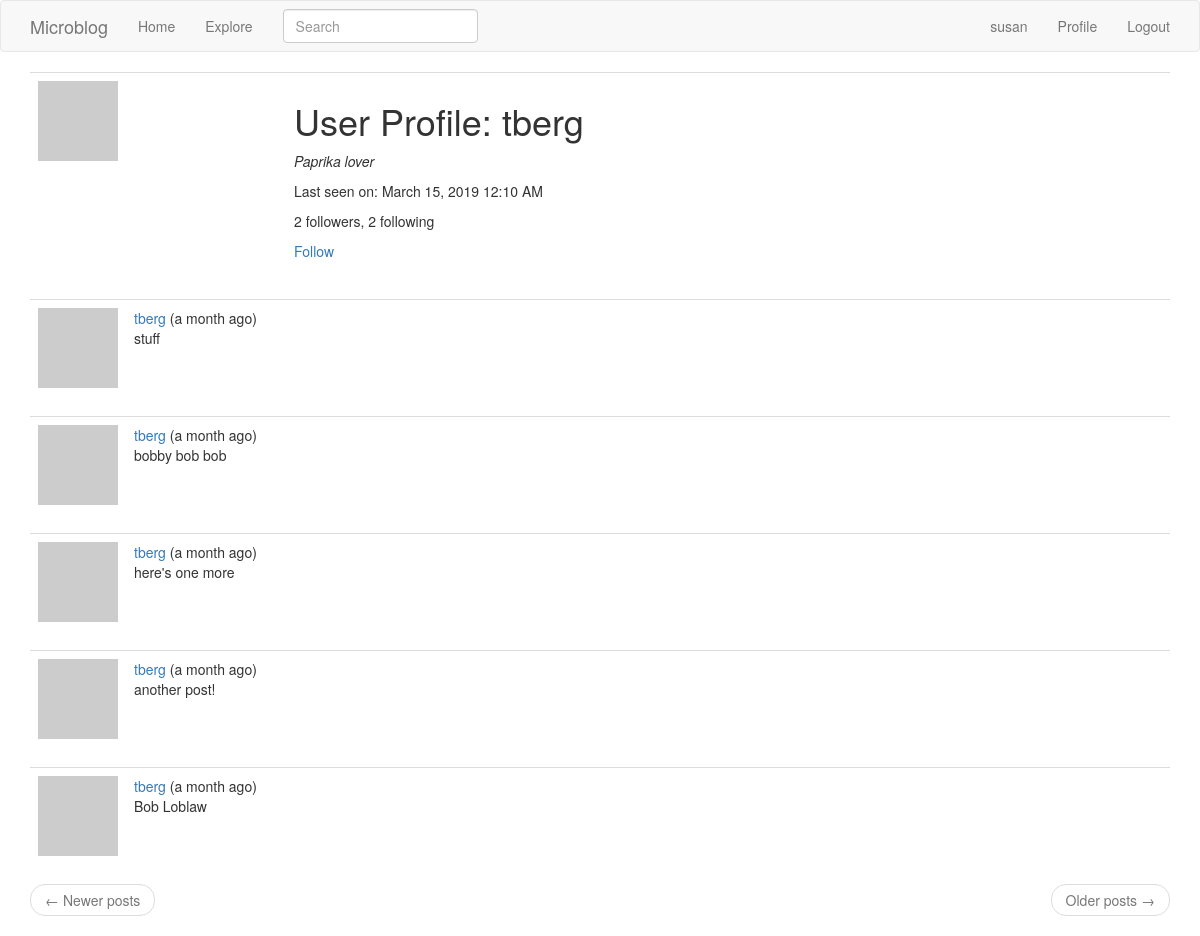
/user/tberg (signed in), run on an earlier commit of the app's database.
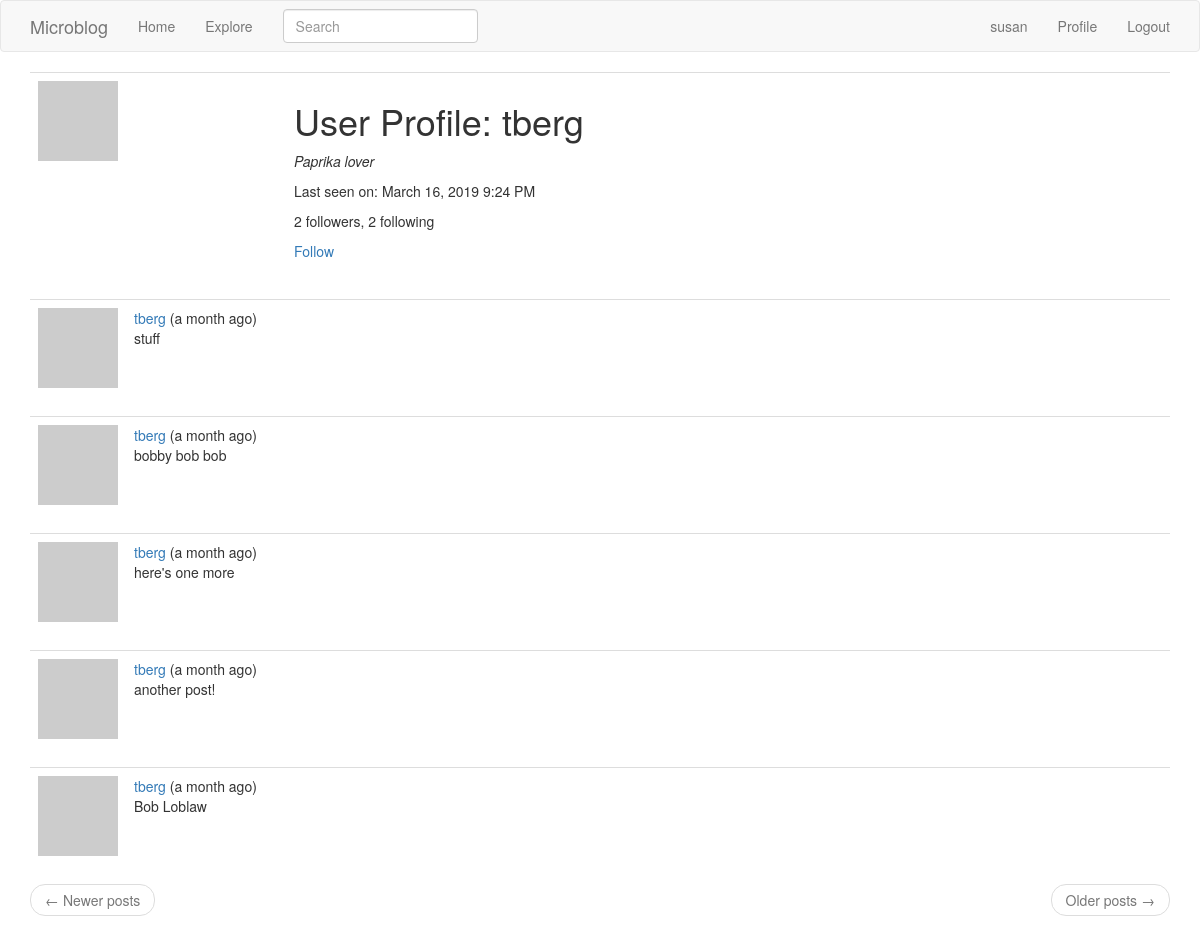
And on a later commit of the database.
### app/models.py (models this page shows, shortened)
class User(UserMixin, db.Model):
    id = db.Column(db.Integer, primary_key=True)
    username = db.Column(db.String(32), index=True, unique=True)
    email = db.Column(db.String(128), index=True, unique=True)
    password_hash = db.Column(db.String(128))
    posts = db.relationship('Post', backref='author', lazy='dynamic')
    about_me = db.Column(db.String(140))
    last_seen = db.Column(db.DateTime, default=datetime.utcnow)
    followed = db.relationship(
        'User', secondary=followers,
        primaryjoin=(followers.c.follower_id == id),  # the 'c' attribute of any table contains its columns
        secondaryjoin=(followers.c.followed_id == id),
        backref=db.backref('followers', lazy='dynamic'),
        lazy='dynamic')
    def avatar(self, size):
        digest = md5(self.email.lower().encode('utf-8')).hexdigest()  # returns a string hex code
        return 'https://www.gravatar.com/avatar/{}?s={}&d=identicon'.format(digest, size)
    def is_following(self, user):
        return self.followed.filter(followers.c.followed_id == user.id).count() > 0

class SearchableMixin(object):
    @classmethod
    def before_commit(cls, session):
        session._changes = {
            'add': [obj for obj in session.new if isinstance(obj, cls)],
            'update': [obj for obj in session.dirty if isinstance(obj, cls)],
            'delete': [obj for obj in session.deleted if isinstance(obj, cls)],
            }
    @classmethod
    def after_commit(cls, session):
        for obj in session._changes['add']:
            if isinstance(obj, SearchableMixin):
                add_to_index(obj.__tablename__, obj)
        for obj in session._changes['update']:
            if isinstance(obj, SearchableMixin):
                add_to_index(obj.__tablename__, obj)
        for obj in session._changes['delete']:
            if isinstance(obj, SearchableMixin):
                remove_from_index(obj.__tablename__, obj)
        session._changes = None

class Post(SearchableMixin, db.Model):
    __searchable__ = ['body']
    id = db.Column(db.Integer, primary_key=True)
    body = db.Column(db.String(140))
    timestamp = db.Column(db.DateTime, index=True, default=datetime.utcnow)
    user_id = db.Column(db.Integer, db.ForeignKey('user.id'))
    language = db.Column(db.String(5))

### app/main/routes.py (the view)
@bp.route('/user/<username>')
@login_required
def user(username):
    user = User.query.filter_by(username=username).first_or_404()  # if user isn't found, return a 404 error
    page = request.args.get('page', 1, type=int)
    posts = user.posts.order_by(Post.timestamp.desc()).paginate(page, current_app.config['POSTS_PER_PAGE'], False)
    next_url = url_for('main.user', username=user.username, page=posts.next_num) if posts.has_next else None
    prev_url = url_for('main.user', username=user.username, page=posts.prev_num) if posts.has_prev else None
    return render_template('user.html', user=user, posts=posts.items, next_url=next_url, prev_url=prev_url)

### app/main/forms.py
class SearchForm(FlaskForm):
    q = StringField(_l('Search'), validators=[DataRequired()])
    def __init__(self, *args, **kwargs):
        if 'formdata' not in kwargs:
            kwargs['formdata'] = request.args
        if 'csrf_enabled' not in kwargs:
            kwargs['csrf_enabled'] = False
        super(SearchForm, self).__init__(*args, **kwargs)

### app/main/routes.py (called while the page is built)
@bp.before_app_request
def before_request():
    if current_user.is_authenticated:
        current_user.last_seen = datetime.utcnow()
        db.session.commit()
        g.search_form = SearchForm()
    g.locale = str(get_locale())
    if current_app.elasticsearch:  # is elasticsearch running/enabled?
        if len(current_app.elasticsearch.indices.get_alias().keys()) < 1:
            Post.reindex()

### app/models.py (called while the page is built)
@login.user_loader
def load_user(id):
    return User.query.get(int(id))

### app/templates/user.html
{% extends "base.html" %}
{% block app_content %}
    <table class="table table-hover" id="user_profile_header">
        <tr>
            <td width="256px"><img src="{{ user.avatar(200) }}"></td>
            <td>
                <h1>{{ _('User Profile') }}: {{ user.username }}</h1>
                {% if user.about_me %}
                    <p>
                        <i>{{ user.about_me }}</i>
                    </p>
                {% endif %}
                {% if user.last_seen %}
                    <p>{{ _('Last seen on:') }} {{ moment(user.last_seen).format('LLL') }}</p>
                {% endif %}
                <p>
                    {{ _('%(count)d followers', count=user.followers.count()) }},
                    {{ _('%(count)d following', count=user.followed.count()) }}
                </p>
                {% if user == current_user %}
                    <p><a href="{{ url_for('main.edit_profile') }}">{{ _('Edit your profile') }}</a></p>
                {% elif not current_user.is_following(user) %}
                    <p><a href="{{ url_for('main.follow', username=user.username) }}">{{ _('Follow') }}</a></p>
                {% else %}
                    <p><a href="{{ url_for('main.unfollow', username=user.username) }}">{{ _('Unfollow') }}</a></p>
                {% endif %}
            </td>
        </tr>
    </table>
    {% for post in posts %}
        {% include '_post.html' %}
    {% endfor %}
    <nav aria-label="...">
        <ul class="pager">
            <li class="previous{% if not prev_url %} disabled{% endif %}">
                <a href="{{ prev_url or '#' }}">
                    <span aria-hidden="true">&larr;</span> {{ _('Newer posts') }}
                </a>
            </li>
            <li class="next{% if not next_url %} disabled{% endif %}">
                <a href="{{ next_url or '#' }}">
                    {{ _('Older posts') }} <span aria-hidden="true">&rarr;</span>
                </a>
            </li>
        </ul>
    </nav>
{% endblock %}

### app/templates/base.html (shortened to what this page needs)
{% extends 'bootstrap/base.html' %}
{% block navbar %}
    <nav class="navbar fixed-top navbar-default">
        <div class="container">
            <a class="navbar-brand" href="{{ url_for('main.index') }}">Microblog</a>
            <ul class="nav navbar-nav">
                <li><a href="{{ url_for('main.index') }}">{{ _('Home') }}</a></li>
                <li><a href="{{ url_for('main.explore') }}">{{ _('Explore') }}</a></li>
            </ul>
            {% if g.search_form %}
                <form class="navbar-form navbar-left" method="GET" action="{{ url_for('main.search') }}">
                    <div class="form-group">
                        {{ g.search_form.q(size=20, class='form-control', id='searchbox', placeholder=g.search_form.q.label.text) }}
                    </div>
                </form>
            {% endif %}
            <ul class="nav navbar-nav navbar-right">
                {% if current_user.is_anonymous %}
                    <li><a href="{{ url_for('auth.login') }}">{{ _('Login') }}</a></li>
                {% else %}
                    <li><a href="{{ url_for('main.user', username=current_user.username) }}">{{ current_user.username }}</a></li>
                    <li><a href="{{ url_for('main.user', username=current_user.username) }}">{{ _('Profile') }}</a></li>
                    <li><a href="{{ url_for('auth.logout') }}">{{ _('Logout') }}</a></li>
                {% endif %}
            </ul>
        </div>
    </nav>
{% endblock %}
{% block content %}
    <div class="container">
        {% block app_content %}{% endblock %}
    </div>
{% endblock %}

### app/templates/_post.html (shortened to what this page needs)
<table class="table table-hover">
    <tr>
        <td width="70px">
            <a href="{{ url_for('main.user', username=post.author.username) }}">
                <img src="{{ post.author.avatar(70) }}" />
            </a>
        </td>
        <td>
            {{ _('%(username)s (%(when)s)', username=user_link, when=moment(post.timestamp).fromNow()) }}
            <br>
            <span id="post{{ post.id }}">{{ post.body }}</span>
        </td>
    </tr>
</table>

What changed in the data, as far as the page shows it:
changed User "tberg": last_seen "March 15, 2019 12:10 AM" → "March 16, 2019 9:24 PM"
